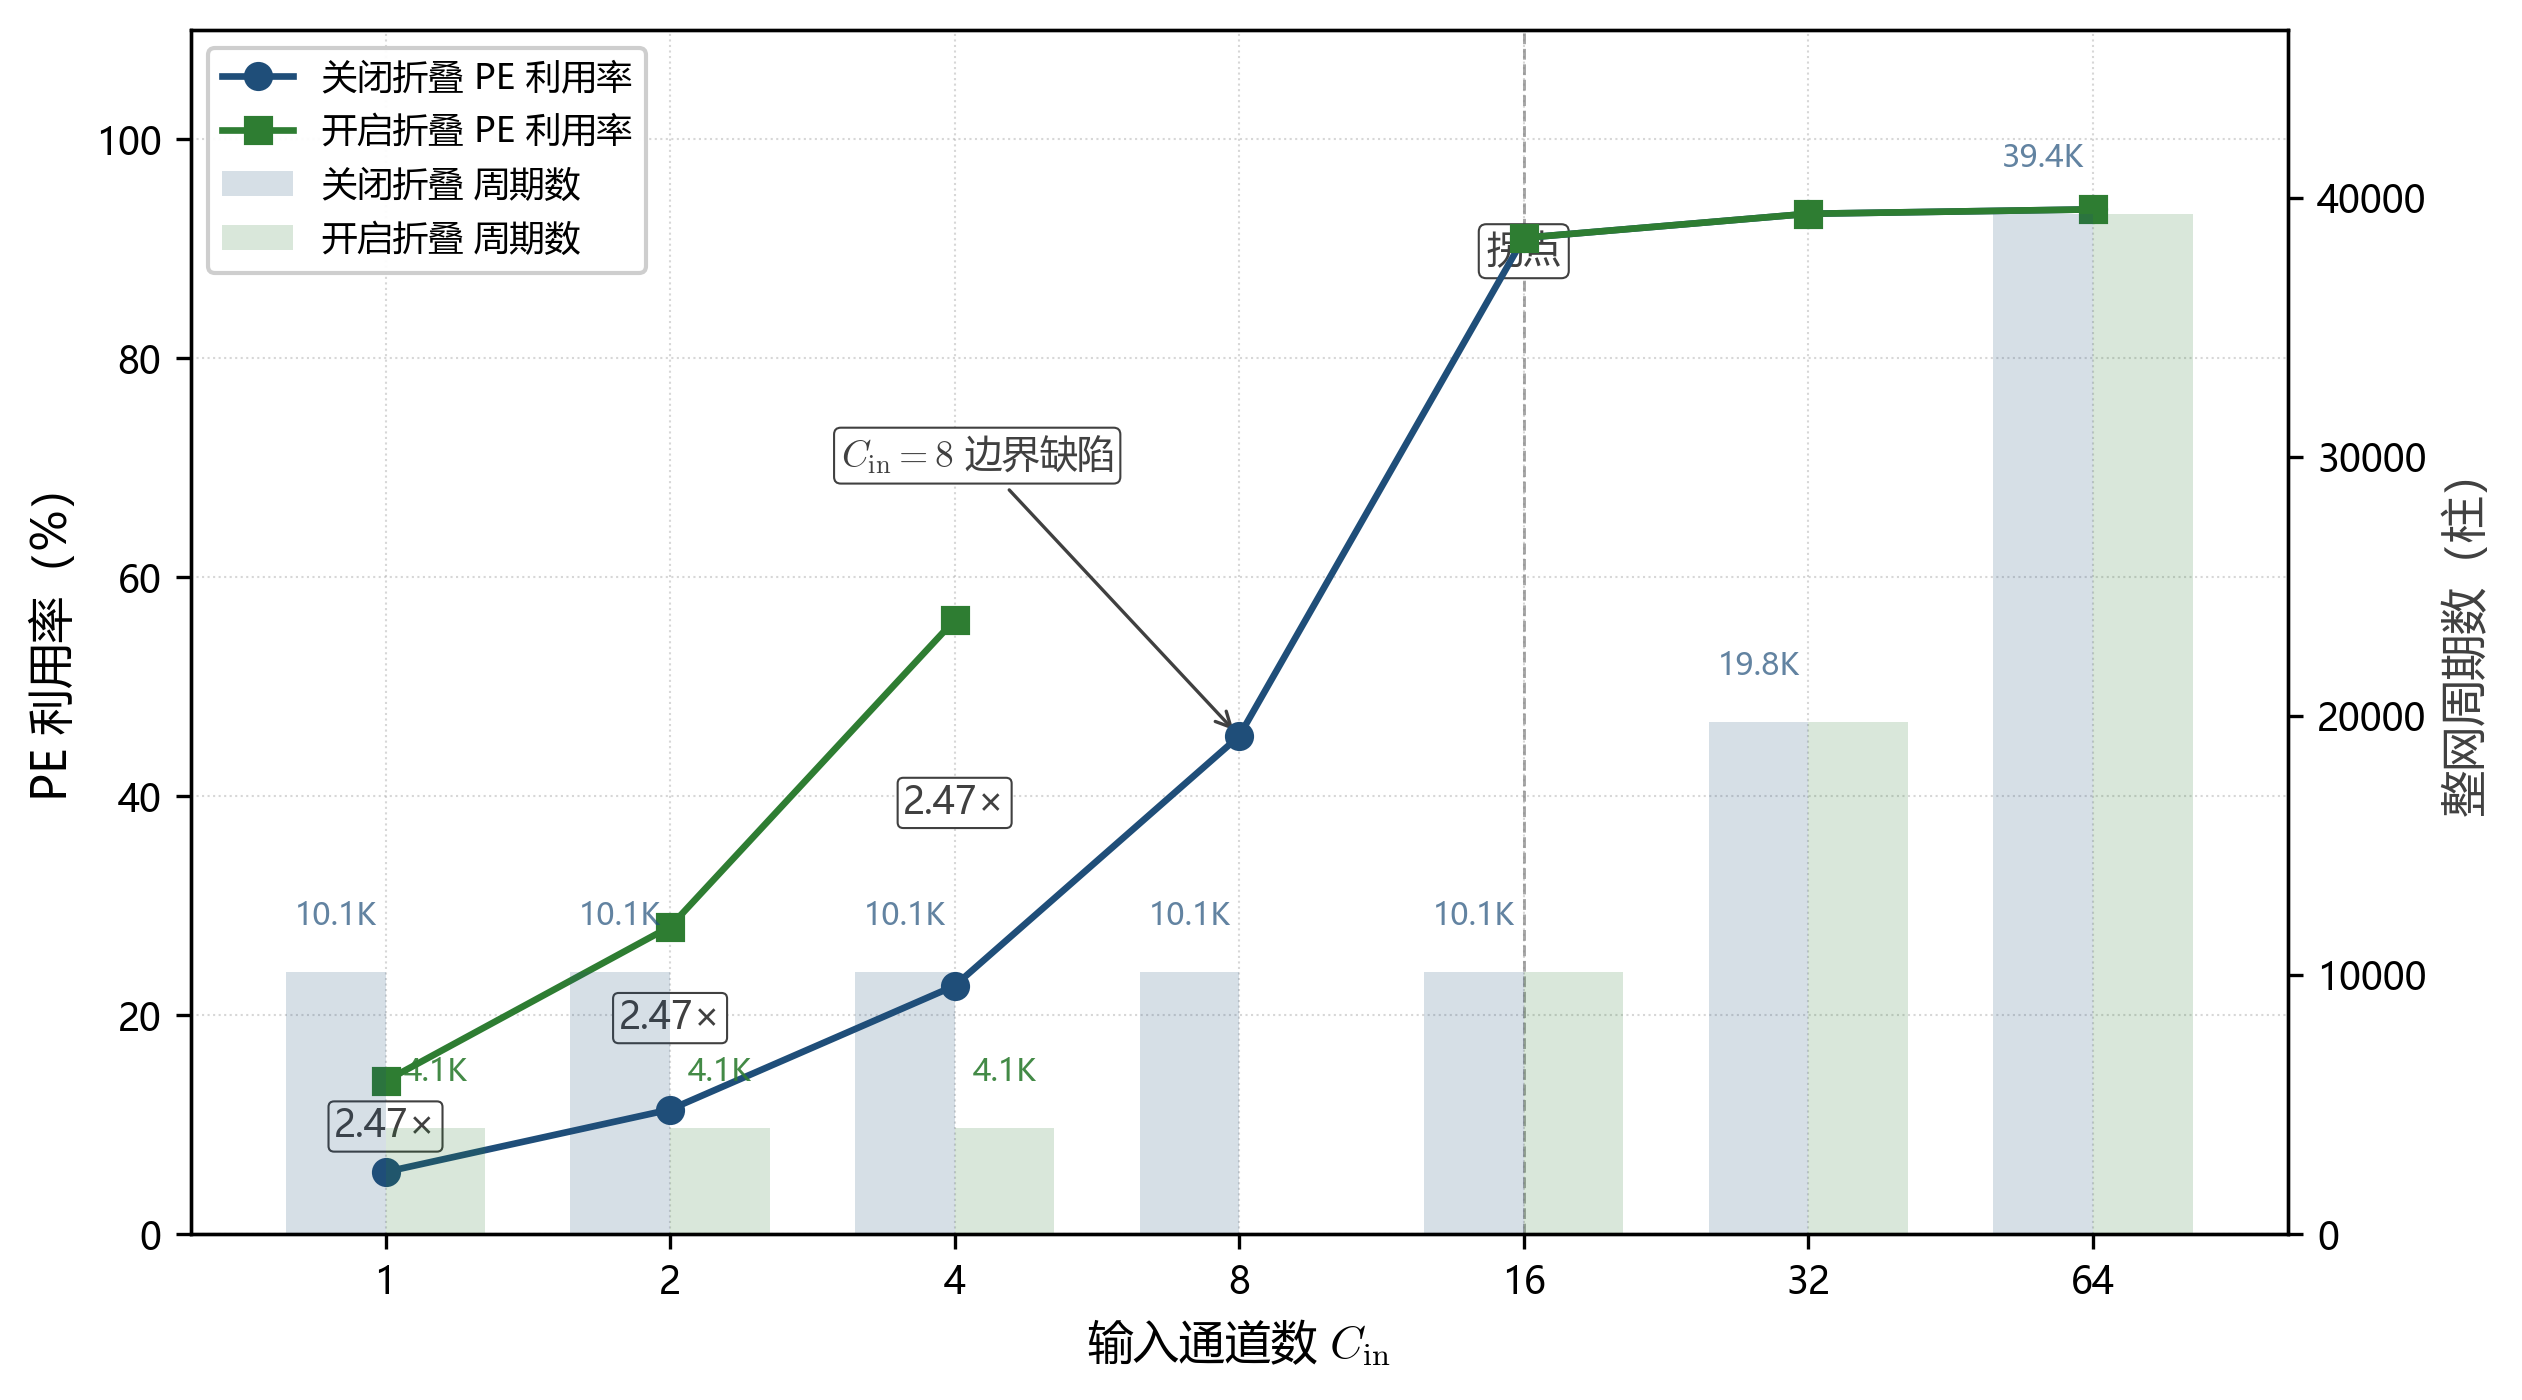

Generate this figure with Python:
"""
图 5.7 渲染：不同输入通道下 Y 维折叠对 PE 利用率与整网周期数的影响（双 Y 轴升级版）
数据来源：paper.md §5.5.5.1 表 5.7
样式：双 Y 轴
  - 左 Y：PE 利用率（折线 + 标记）— 关闭折叠 vs 开启折叠
  - 右 Y：整网周期数（柱图，半透明）— 关闭折叠 vs 开启折叠
"""

import sys
from pathlib import Path
sys.path.insert(0, str(Path(__file__).parent))

import matplotlib.pyplot as plt
import numpy as np
from _style import setup_style, save_figure, COLOR_BASELINE, COLOR_IMPROVED, COLOR_ANNO, COLOR_GUIDE

setup_style()

# 表 5.7 数据
cin_values = np.array([1, 2, 4, 8, 16, 32, 64])
cy_off   = np.array([10131, 10131, 10131, 10131, 10131, 19779, 39396])
cy_on    = np.array([ 4104,  4104,  4104, np.nan, 10131, 19779, 39396])
util_off = np.array([5.7, 11.4, 22.7, 45.5, 91.0, 93.2, 93.6])
util_on  = np.array([14.0, 28.1, 56.1, np.nan, 91.0, 93.2, 93.6])

fig, ax1 = plt.subplots(figsize=(8.5, 4.8))
ax2 = ax1.twinx()

# x 用线性均匀位置，但显示为 Cin 数值
x = np.arange(len(cin_values))
w = 0.35  # 柱宽

# 右 Y：整网周期数柱图（半透明柱）
bars_off_cy = ax2.bar(x - w/2, cy_off, w, color=COLOR_BASELINE, alpha=0.18,
                      zorder=1, label="关闭折叠 周期数")
bars_on_cy  = ax2.bar(x + w/2,
                      np.nan_to_num(cy_on, nan=0), w,
                      color=COLOR_IMPROVED, alpha=0.18, zorder=1, label="开启折叠 周期数")

# 左 Y：PE 利用率折线
l1, = ax1.plot(x, util_off, marker="o", color=COLOR_BASELINE,
               label="关闭折叠 PE 利用率", zorder=4, linewidth=1.6)
l2, = ax1.plot(x, util_on, marker="s", color=COLOR_IMPROVED,
               label="开启折叠 PE 利用率", zorder=4, linewidth=1.6)

# 注记 Cin=8 边界缺陷
ax1.annotate(r"$C_{\mathrm{in}}=8$ 边界缺陷",
             xy=(3, 45.5), xytext=(1.6, 70),
             fontsize=9, color=COLOR_ANNO,
             arrowprops=dict(arrowstyle="->", color=COLOR_ANNO, linewidth=0.8),
             ha="left",
             bbox=dict(boxstyle="round,pad=0.18", facecolor="white",
                       edgecolor=COLOR_ANNO, linewidth=0.5))

# 拐点 Cin=16
ax1.axvline(x=4, color=COLOR_GUIDE, linestyle="--", linewidth=0.7, alpha=0.7)
ax1.text(4, 88, "拐点", fontsize=9, color=COLOR_ANNO, ha="center", va="bottom",
         bbox=dict(boxstyle="round,pad=0.2", facecolor="white",
                   edgecolor=COLOR_ANNO, linewidth=0.5))

# 加速比注记
for xi, u_on, u_off in zip([0, 1, 2], util_on[:3], util_off[:3]):
    ax1.text(xi, (u_on + u_off) / 2, "2.47×", fontsize=9, color=COLOR_ANNO,
             ha="center", va="center",
             bbox=dict(boxstyle="round,pad=0.15", facecolor="white",
                       edgecolor=COLOR_ANNO, linewidth=0.5))

# 周期数比例注记（折叠收益）
for xi, c_off, c_on in zip([0, 1, 2], cy_off[:3], cy_on[:3]):
    ratio = c_off / c_on
    ax2.text(xi - w/2, c_off + 1500, f"{c_off/1000:.1f}K",
             ha="center", va="bottom", fontsize=7.5, color=COLOR_BASELINE, alpha=0.7)
    ax2.text(xi + w/2, c_on + 1500, f"{c_on/1000:.1f}K",
             ha="center", va="bottom", fontsize=7.5, color=COLOR_IMPROVED, alpha=0.9)

# Cin=8 周期数注记
ax2.text(3 - w/2, cy_off[3] + 1500, f"{cy_off[3]/1000:.1f}K",
         ha="center", va="bottom", fontsize=7.5, color=COLOR_BASELINE, alpha=0.7)
# Cin=16/32/64 周期数（仅标关闭折叠）
for xi, c_off in zip([4, 5, 6], cy_off[4:]):
    ax2.text(xi - w/2, c_off + 1500, f"{c_off/1000:.1f}K",
             ha="center", va="bottom", fontsize=7.5, color=COLOR_BASELINE, alpha=0.7)

# 轴
ax1.set_xticks(x)
ax1.set_xticklabels([str(c) for c in cin_values])
ax1.set_xlabel(r"输入通道数 $C_{\mathrm{in}}$")
ax1.set_ylabel("PE 利用率（%）")
ax1.set_ylim(0, 110)
ax1.set_yticks(np.arange(0, 101, 20))
ax2.set_ylabel("整网周期数（柱）", color=COLOR_ANNO)
ax2.set_ylim(0, max(cy_off) * 1.18)
ax1.grid(True, axis="both", linestyle=":", linewidth=0.5, alpha=0.5, zorder=0)

# 双图例
h1, l1_lbl = ax1.get_legend_handles_labels()
h2, l2_lbl = ax2.get_legend_handles_labels()
ax1.legend(h1 + h2, l1_lbl + l2_lbl, loc="upper left", framealpha=0.95,
           fontsize=8.5)

plt.tight_layout()
save_figure(fig, "fig5-7-cin-kyfold", Path(__file__).parent)
